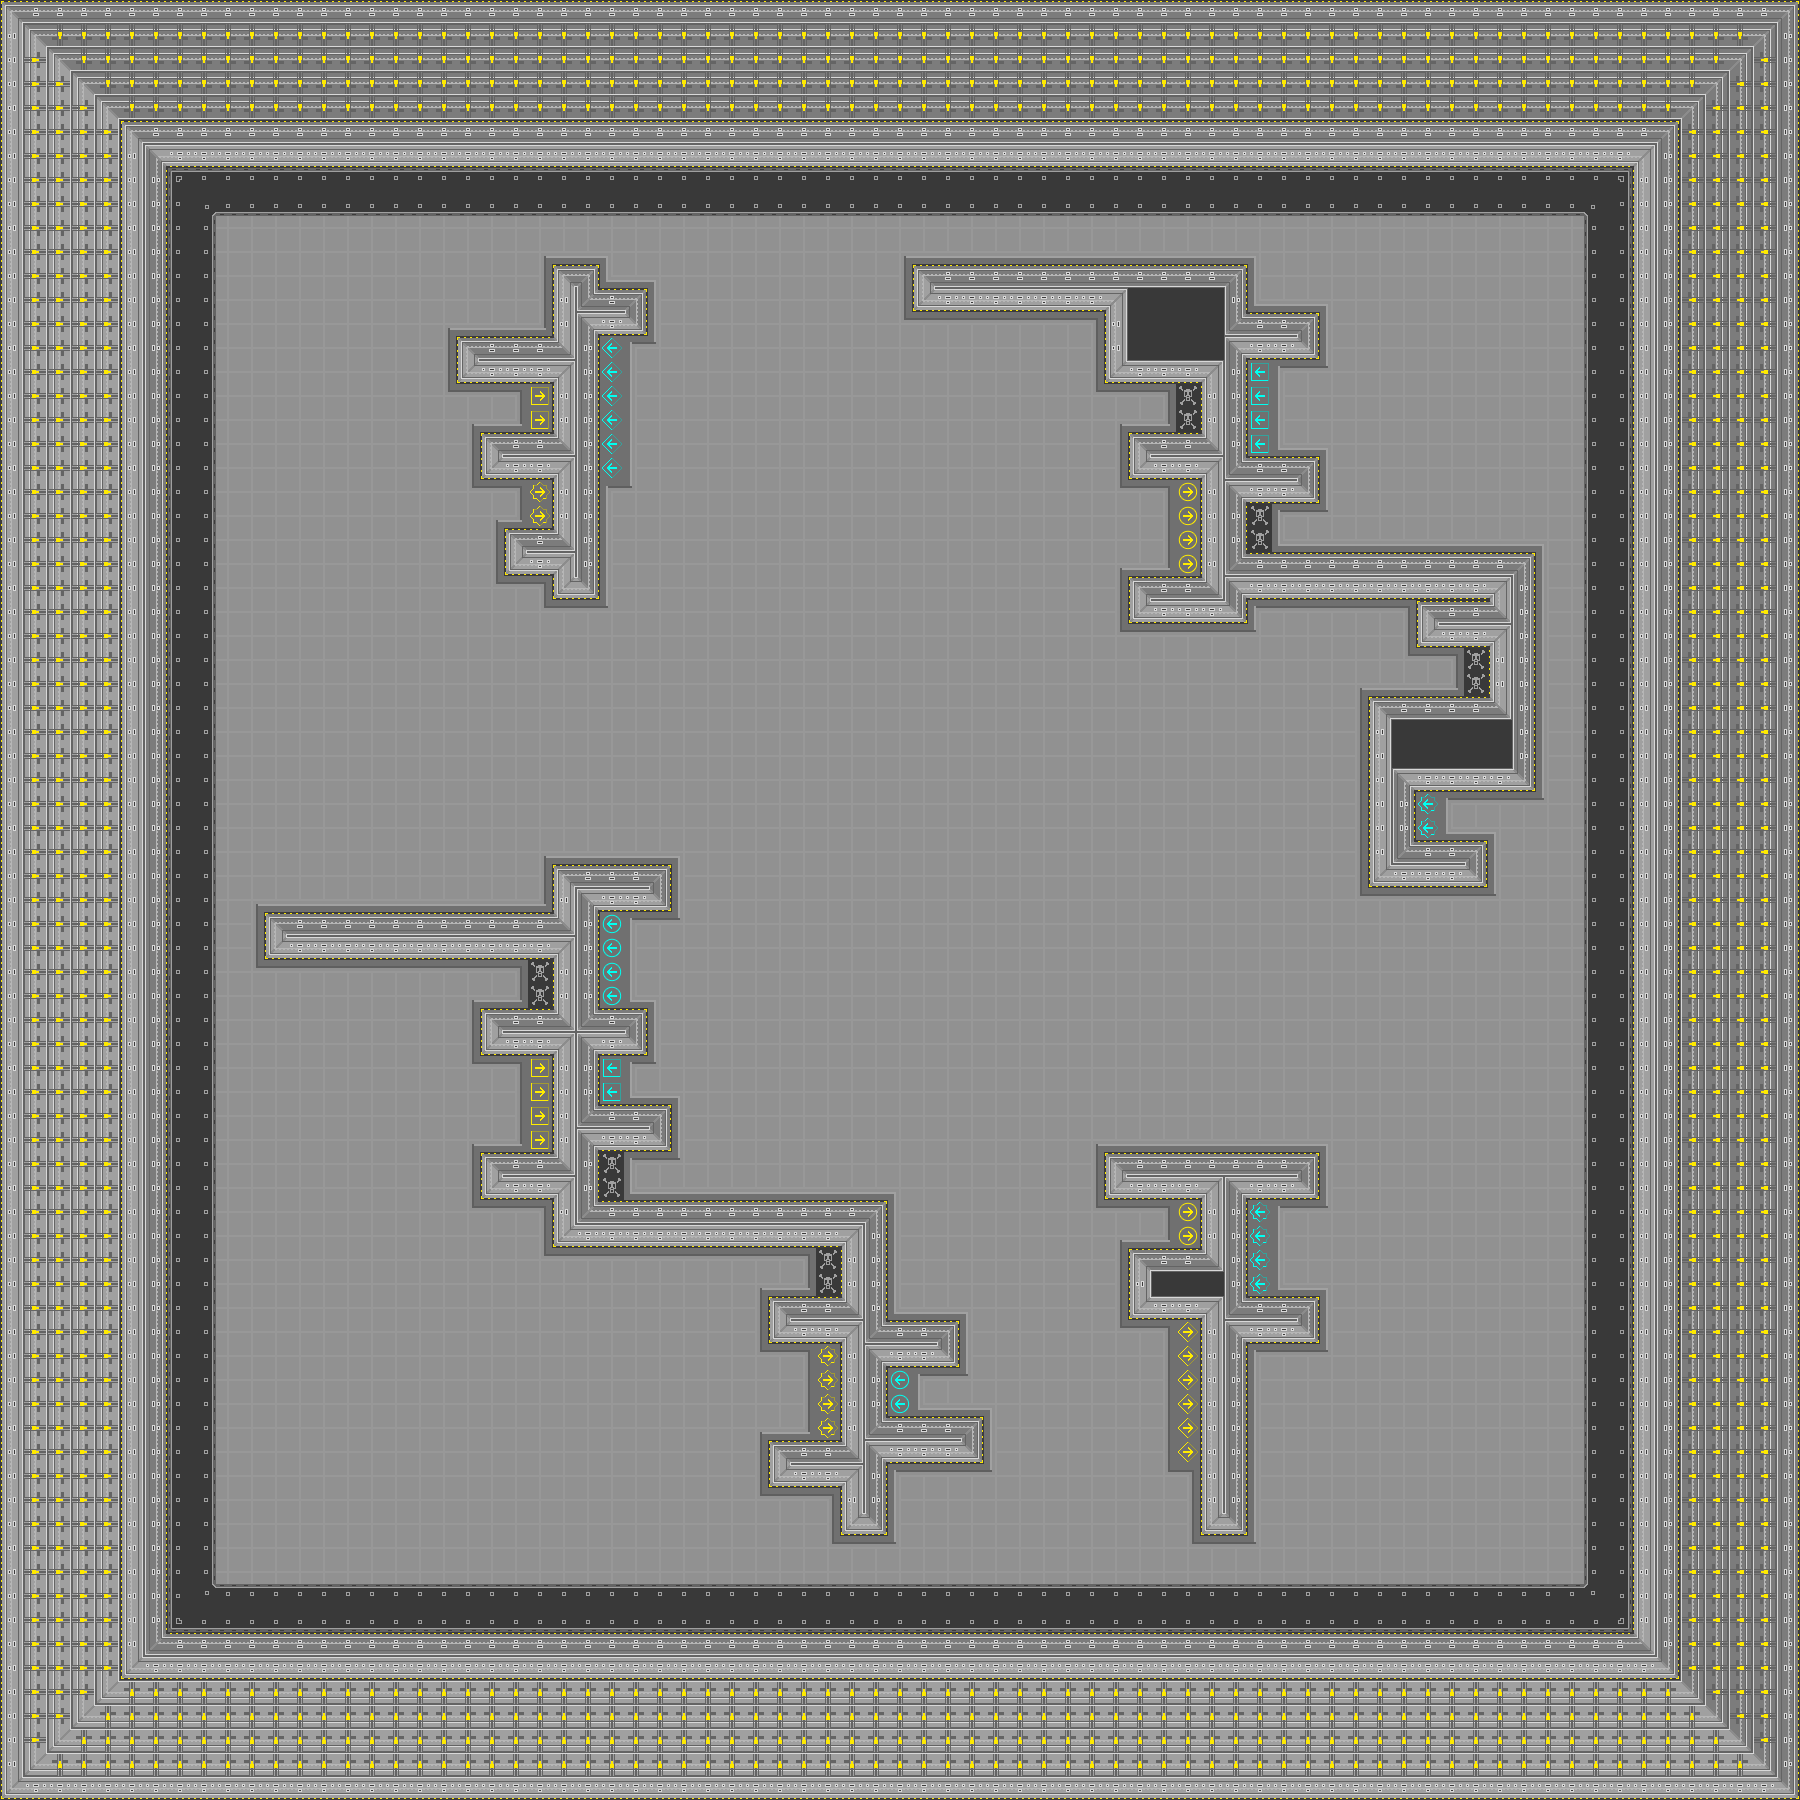

This is a level from a 2D game, rendered from its Tiled map with the project's own tilesets. A one-line summary and the map file follow, with tile-layer data summarised:
An orthogonal 75x75 tile map with 24x24 px tiles, 1 tile layer (Kachelebene 1), 5 tilesets and 16 objects.

<map version="1.0" orientation="orthogonal" renderorder="right-down" width="75" height="75" tilewidth="24" tileheight="24">
 <tileset firstgid="1" source="iron_tileset.tsx" />
 <tileset firstgid="109" source="portal_tileset_2.tsx" />
 <tileset firstgid="117" source="portal_tileset_4.tsx" />
 <tileset firstgid="125" source="portal_tileset_6.tsx" />
 <tileset firstgid="133" source="spawnpoints.tsx" />
 <layer name="Kachelebene 1" width="75" height="75">
  <data>[5625 cells, 5625 non-empty, 61 distinct tile ids]</data>
 </layer>
 <objectgroup name="spawnpoints">
  <object gid="135" x="312" y="336" />
  <object gid="135" x="288" y="480" />
  <object gid="135" x="384" y="648" />
  <object gid="135" x="288" y="768" />
  <object gid="136" x="1368" y="336" />
  <object gid="136" x="1512" y="312" />
  <object gid="136" x="1440" y="528" />
  <object gid="136" x="1368" y="456" />
  <object gid="133" x="336" y="1224" />
  <object gid="133" x="312" y="1344" />
  <object gid="133" x="480" y="1464" />
  <object gid="133" x="648" y="1512" />
  <object gid="134" x="1368" y="1464" />
  <object gid="134" x="1440" y="1368" />
  <object gid="134" x="1440" y="1200" />
  <object gid="134" x="1416" y="1080" />
 </objectgroup>
</map>
